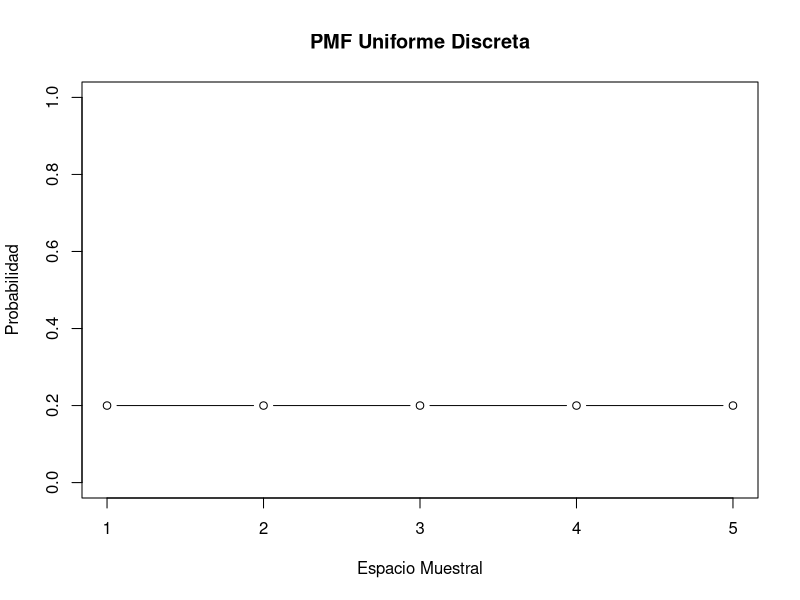
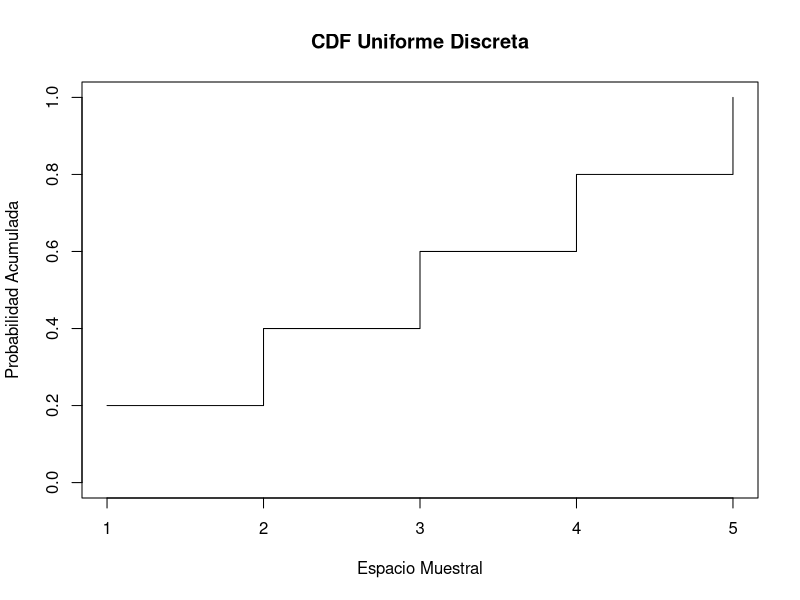
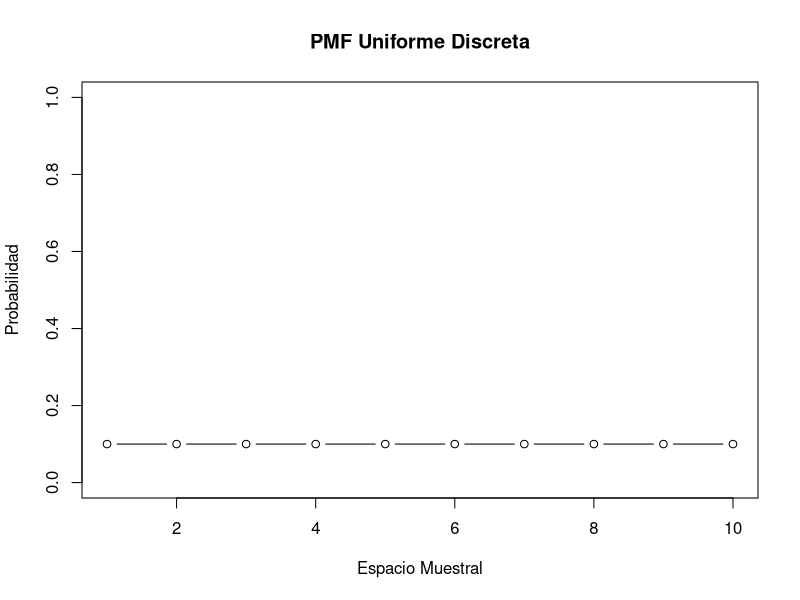
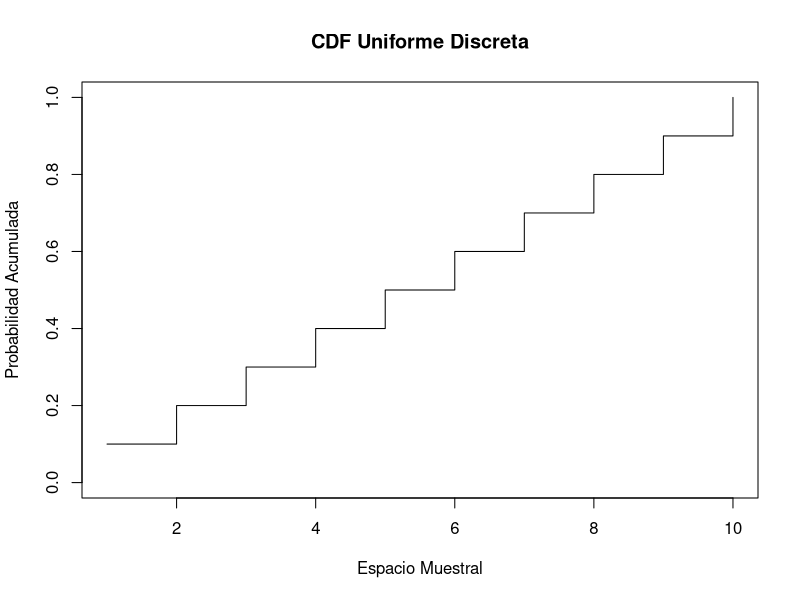
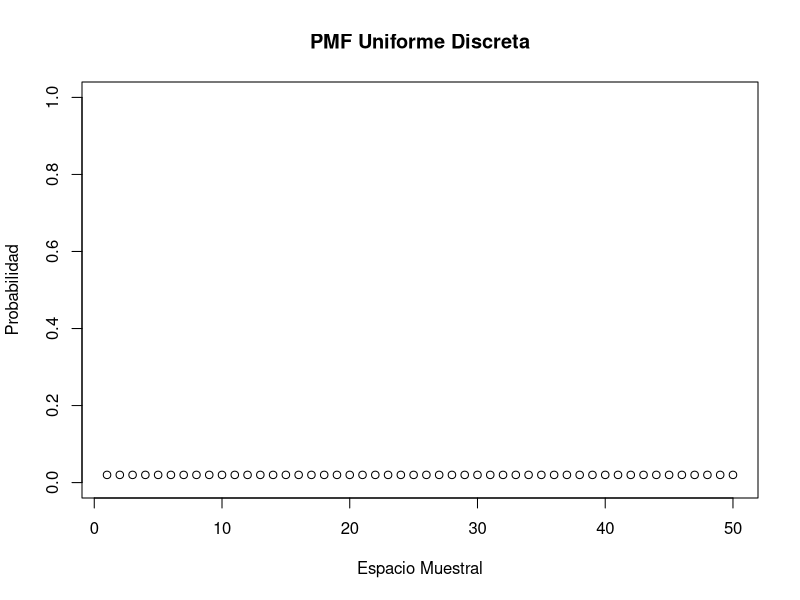
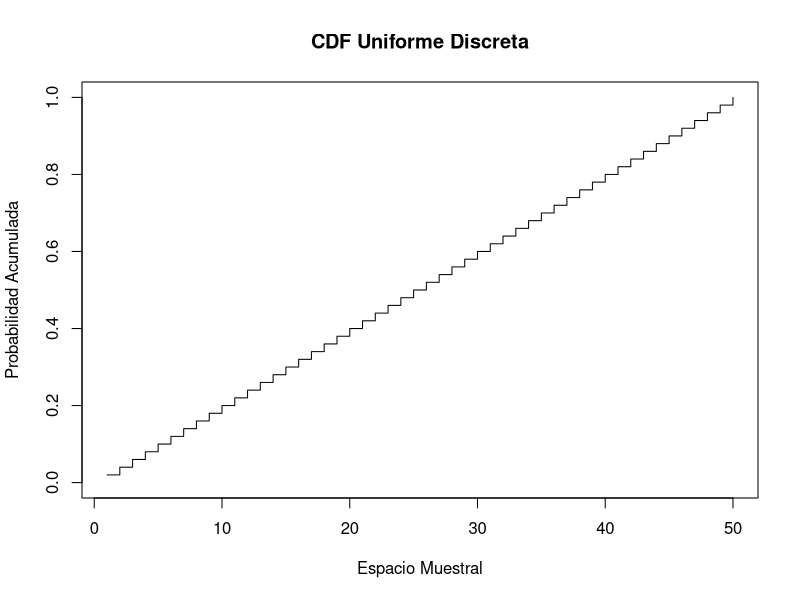

The R script that drew these images, in order:
# n es el limite superior de la distribucion uniforme discreta U(1,2,...,n)
# Para n=5
n <- 5
probabilidades <- rep(1/n, n) 
plot(probabilidades, type="b", xlab="Espacio Muestral", #Grafica PMF
     ylab="Probabilidad", main="PMF Uniforme Discreta",
     xlim=c(1, n), ylim=c(0, 1))
# Las sumas acumuladas dan las probabiliades acumuladas
probabilidades.Acumuladas <- cumsum(probabilidades) 
# Grafica CDF
plot(probabilidades.Acumuladas, type="s", xlab="Espacio Muestral", 
     ylab="Probabilidad Acumulada", main="CDF Uniforme Discreta",
     xlim=c(1, n), ylim=c(0 ,1))
# Para n=10
n <- 10
probabilidades <- rep(1/n, n) 
plot(probabilidades, type="b", xlab="Espacio Muestral", #Grafica PMF
     ylab="Probabilidad", main="PMF Uniforme Discreta",
     xlim=c(1, n), ylim=c(0, 1))
# Las sumas acumuladas dan las probabiliades acumuladas
probabilidades.Acumuladas <- cumsum(probabilidades) 
# Grafica CDF
plot(probabilidades.Acumuladas, type="s", xlab="Espacio Muestral", 
     ylab="Probabilidad Acumulada", main="CDF Uniforme Discreta",
     xlim=c(1, n), ylim=c(0, 1))
# Para n=50
n <- 50
probabilidades <- rep(1/n, n) 
plot(probabilidades, type="b", xlab="Espacio Muestral", #Grafica PMF
     ylab="Probabilidad", main="PMF Uniforme Discreta",
     xlim=c(1, n), ylim=c(0, 1))
# Las sumas acumuladas dan las probabiliades acumuladas
probabilidades.Acumuladas <- cumsum(probabilidades) 
# Grafica CDF
plot(probabilidades.Acumuladas, type="s", xlab="Espacio Muestral", 
     ylab="Probabilidad Acumulada", main="CDF Uniforme Discreta",
     xlim=c(1, n), ylim=c(0, 1))
#bien